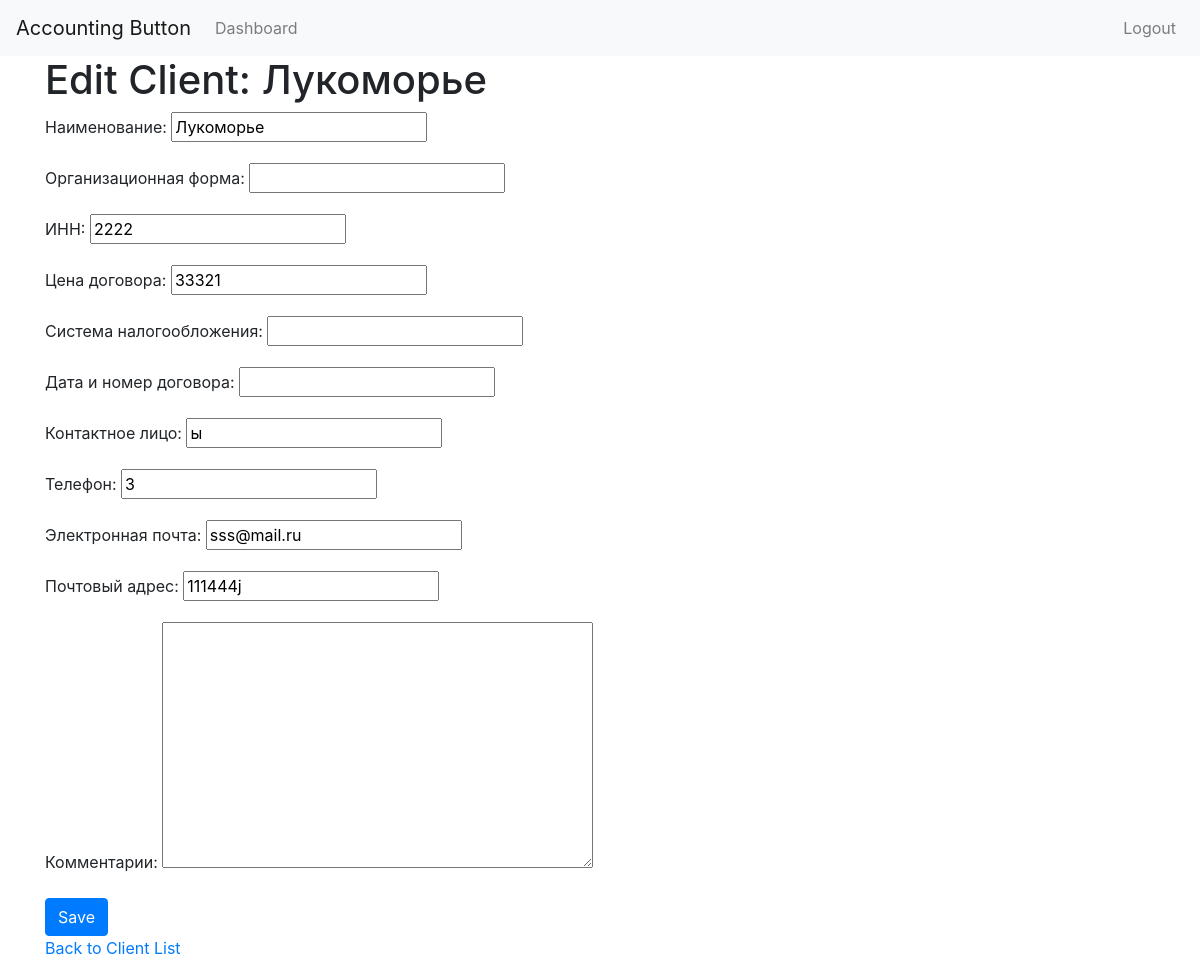
Page /clients/edit/2/ (signed in) on the committed database.
### Accounting_button/models.py (models this page shows, shortened)
class Client(models.Model):
    name = models.CharField(max_length=255, verbose_name="Наименование", blank=False, null=False)
    org_form = models.CharField(max_length=255, verbose_name="Организационная форма", blank=True, null=True)
    inn = models.CharField(max_length=12, verbose_name="ИНН", blank=False, null=False)
    contract_price = models.IntegerField(verbose_name="Цена договора", blank=False, null=False)
    tax_system = models.CharField(max_length=255, verbose_name="Система налогообложения", blank=True, null=True)
    contract_details = models.CharField(max_length=255, verbose_name="Дата и номер договора", blank=True, null=True)
    contact_person = models.CharField(max_length=255, verbose_name="Контактное лицо", blank=False, null=False)
    phone = models.CharField(max_length=20, verbose_name="Телефон", blank=False, null=False)
    email = models.EmailField(verbose_name="Электронная почта", blank=False, null=False)
    postal_address = models.CharField(max_length=255, verbose_name="Почтовый адрес", blank=False, null=False)
    comments = models.TextField(verbose_name="Комментарии", blank=True, null=True)

### Accounting_button/views.py (the view)
# urls.py: path('clients/edit/<int:client_id>/', views.client_edit, name='client_edit'),
@login_required
def client_edit(request, client_id):
    client = get_object_or_404(Client, id=client_id)
    if request.method == 'POST':
        form = ClientForm(request.POST, instance=client)
        if form.is_valid():
            form.save()
            return redirect('client_list')
    else:
        form = ClientForm(instance=client)
    return render(request, 'Accounting_button/client_edit.html', {'form': form, 'client': client})

### Accounting_button/forms.py
class ClientForm(forms.ModelForm):
    class Meta:
        model = Client
        fields = ['name', 'org_form', 'inn', 'contract_price', 'tax_system', 'contract_details', 'contact_person', 'phone', 'email', 'postal_address', 'comments']

### Accounting_button/templates/Accounting_button/client_edit.html (shortened to what this page needs)
{% extends "Accounting_button/base.html" %}
{% block content %}
<h1>Edit Client: {{ client.name }}</h1>
<form method="post">
    {{ form.as_p }}
    <button type="submit" class="btn btn-primary">Save</button>
</form>
<p><a href="{% url 'client_list' %}">Back to Client List</a></p>
{% endblock %}

### rows in the picture
Client: name "Лукоморье", inn "2222", contract_price "33321", contact_person "ы", phone "3", email "sss@mail.ru", postal_address "111444j"
